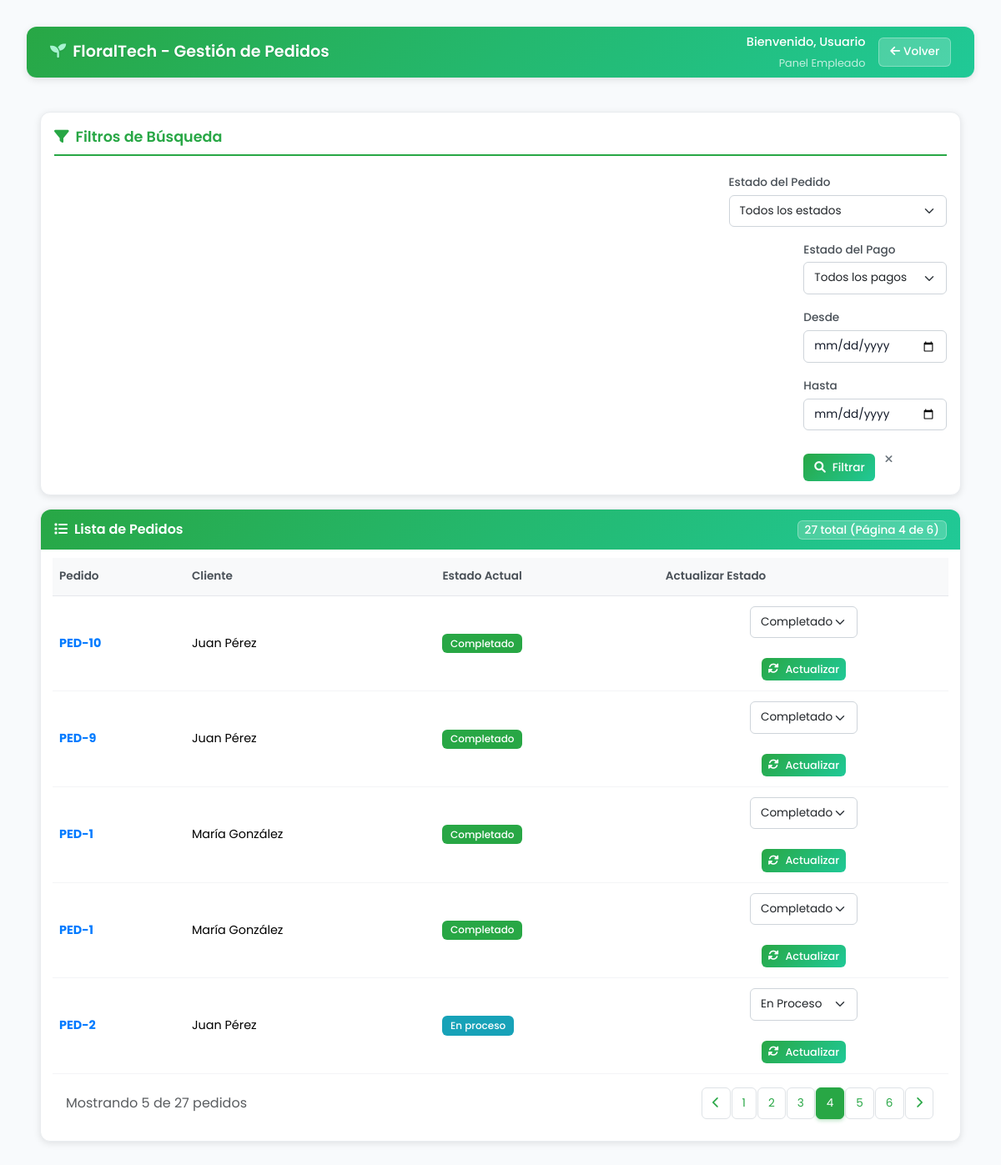
Screenshot of /index.php?ctrl=empleado&action=gestion_pedidos&pagina=4 (signed in) with the database file from the repository.
### tables this page shows
CREATE TABLE `ped` (
  `idped` int(11) NOT NULL,
  `numped` varchar(255) NOT NULL,
  `fecha_pedido` datetime DEFAULT current_timestamp(),
  `monto_total` decimal(10,2) NOT NULL,
  `cli_idcli` int(11) NOT NULL,
  `estado` varchar(50) DEFAULT 'Pendiente',
  `empleado_id` int(11) DEFAULT NULL COMMENT 'ID del empleado que creó el pedido',
  `fecha_actualizacion` datetime DEFAULT NULL COMMENT 'Fecha de última actualización',
  `empleado_actualizacion` int(11) DEFAULT NULL COMMENT 'ID del empleado que actualizó por última vez',
  `notas` text DEFAULT NULL COMMENT 'Notas adicionales del pedido',
  `direccion_entrega` text DEFAULT NULL,
  `fecha_entrega_solicitada` date DEFAULT NULL
);

CREATE TABLE `cli` (
  `idcli` int(11) NOT NULL,
  `nombre` varchar(255) NOT NULL,
  `direccion` varchar(255) DEFAULT NULL,
  `telefono` varchar(255) DEFAULT NULL,
  `email` varchar(255) DEFAULT NULL,
  `fecha_registro` date DEFAULT curdate(),
  `fecha_actualizacion` datetime DEFAULT NULL COMMENT 'Fecha de última actualización',
  `empleado_registro` int(11) DEFAULT NULL COMMENT 'ID del empleado que registró al cliente'
);

### views/empleado/gestion_pedidos.php (the view, shortened to what the rows shown need)
<!DOCTYPE html>
    <html lang="es">
    <head>
        <link href="https://cdn.jsdelivr.net/npm/bootstrap@5.3.6/dist/css/bootstrap.min.css" rel="stylesheet">
        <link rel="stylesheet" href="../../assets/dashboard-cliente.css">
        <link rel="stylesheet" href="../../assets/dashboard-general.css">
        <link rel="stylesheet" href="../../assets/styles.css">
        <link href="https://cdnjs.cloudflare.com/ajax/libs/font-awesome/6.0.0/css/all.min.css" rel="stylesheet">
    </head>
    <body>
        <div class="dashboard-container">
            <div class="main-content">
                <div class="content-wrapper">
                    <div class="content-card">
                        <div class="card-body">
                            <?php if (empty($pedidosPaginados)): ?>
                                <div class="empty-state-pedidos">
                                    <i class="fas fa-clipboard-list"></i>
                                    <h4>No hay pedidos</h4>
                                    <p>No se encontraron pedidos con los filtros aplicados</p>
                                    <small class="text-muted">
                                        Debug: Total pedidos = <?= $totalPedidos ?>,
                                        Página actual = <?= $paginaActual ?>,
                                        Pedidos paginados = <?= count($pedidosPaginados) ?>
                                        <?php if (isset($pedidos)): ?>
                                            <br>Pedidos originales = <?= count($pedidos) ?>
                                        <?php else: ?>
                                            <br>Variable $pedidos no definida
                                        <?php endif; ?>
                                    </small>
                                </div>
                            <?php else: ?>
                                <div class="table-responsive">
                                    <table class="table table-hover align-middle mb-0">
                                        <thead>
                                            <tr>
                                                <th>Pedido</th>
                                                <th>Cliente</th>
                                                <th>Estado Actual</th>
                                                <th>Actualizar Estado</th>
                                            </tr>
                                        </thead>
                                        <tbody>
                                            <?php foreach ($pedidosPaginados as $pedido): ?>
                                                <tr>
                                                    <td class="fw-bold text-primary">PED-<?php echo $pedido['idped']; ?></td>
                                                    <td><?php echo htmlspecialchars($pedido['cliente_nombre']); ?></td>
                                                    <td>
                                                        <span class="badge bg-<?php echo ($pedido['estado'] === 'Pendiente') ? 'warning' : (($pedido['estado'] === 'Completado') ? 'success' : (($pedido['estado'] === 'Cancelado') ? 'danger' : 'info')); ?>">
                                                            <?php echo htmlspecialchars($pedido['estado']); ?>
                                                        </span>
                                                    </td>
                                                    <td>
                                                        <form method="POST" class="d-flex align-items-center gap-1">
                                                            <select name="estado" class="form-select form-select-sm" style="width: auto;">
                                                                <option value="En Proceso" <?php echo ($pedido['estado'] === 'En Proceso' || $pedido['estado'] === 'En proceso') ? 'selected' : ''; ?>>En Proceso</option>
                                                                <option value="Completado" <?php echo ($pedido['estado'] === 'Completado') ? 'selected' : ''; ?>>Completado</option>
                                                            </select>
                                                            <button type="submit" class="btn btn-success btn-sm">
                                                                <i class="fas fa-sync-alt"></i> Actualizar
                                                            </button>
                                                        </form>
                                                    </td>
                                                </tr>
                                            <?php endforeach; ?>
                                        </tbody>
                                    </table>
                                </div>
                            <?php endif; ?>
                        </div>
                    </div>
                </div>
            </div>
        </div>
    </body>
    </html>

### rows the page displays
ped: idped "10", cli_idcli.nombre "Juan Pérez", estado "Completado"
ped: idped "9", cli_idcli.nombre "Juan Pérez", estado "Completado"
ped: idped "1", cli_idcli.nombre "María González", estado "Completado"
ped: idped "2", cli_idcli.nombre "Juan Pérez", estado "En proceso", estado "En Proceso"

### other values shown
$_SESSION['nombre_completo'] "Usuario"
$totalPedidos "27"
$paginaActual "4"
$totalPaginas "6"
count($pedidosPaginados) "5"
